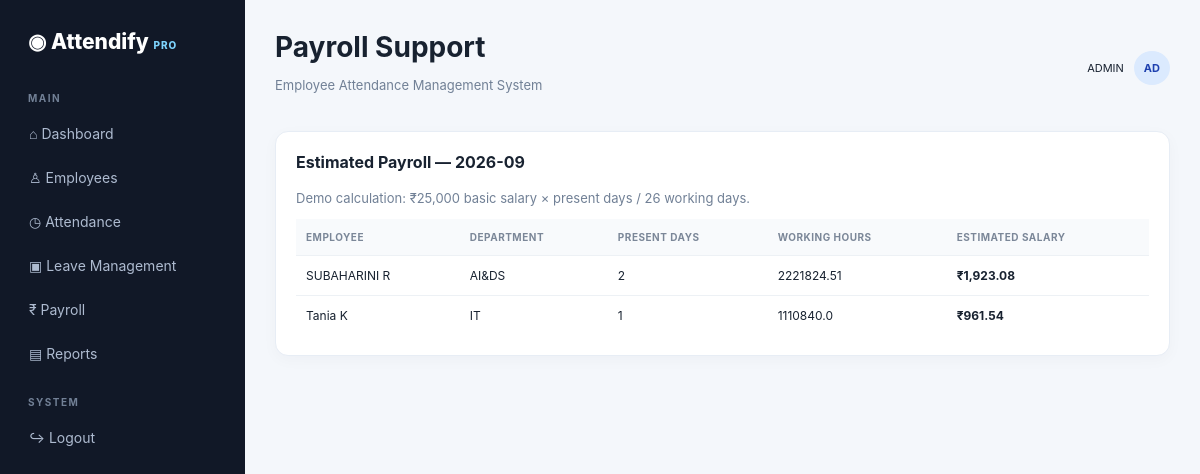
The app's page /payroll (signed in) with its own data.
### tables this page shows
CREATE TABLE employees(
        id INTEGER PRIMARY KEY AUTOINCREMENT,
        emp_id TEXT UNIQUE NOT NULL,
        name TEXT NOT NULL,
        department TEXT NOT NULL,
        designation TEXT NOT NULL,
        email TEXT,
        phone TEXT,
        joining_date TEXT
    );

### app.py (the view)
@app.route("/payroll")
def payroll():
    if not protected(): return redirect(url_for("login"))
    con=db(); emps=con.execute("SELECT * FROM employees ORDER BY name").fetchall()
    today=datetime.now().strftime("%Y-%m")
    data=[]
    for e in emps:
        present=con.execute("SELECT COUNT(*) c FROM attendance WHERE emp_id=? AND date LIKE ? AND status='Present'",(e["emp_id"],today+"%")).fetchone()["c"]
        hours=con.execute("SELECT COALESCE(SUM(hours),0) h FROM attendance WHERE emp_id=? AND date LIKE ?",(e["emp_id"],today+"%")).fetchone()["h"]
        data.append({"emp":e,"present":present,"hours":round(hours or 0,2),"salary":round(25000*(present/26),2)})
    con.close(); return render_template("payroll.html", data=data, month=today)

### app.py (called while the page is built)
def db():
    con = sqlite3.connect(DB)
    con.row_factory = sqlite3.Row
    return con

def protected():
    return "user" in session

### templates/payroll.html
{% extends "base.html" %}{% block heading %}Payroll Support{% endblock %}{% block content %}
<div class="card"><div class="card-title">Estimated Payroll — {{month}}</div><p class="muted">Demo calculation: ₹25,000 basic salary × present days / 26 working days.</p><table><tr><th>Employee</th><th>Department</th><th>Present Days</th><th>Working Hours</th><th>Estimated Salary</th></tr>{% for x in data %}<tr><td>{{x.emp.name}}</td><td>{{x.emp.department}}</td><td>{{x.present}}</td><td>{{x.hours}}</td><td><b>₹{{"{:,.2f}".format(x.salary)}}</b></td></tr>{% else %}<tr><td colspan="5" class="empty">Add employees and attendance to see payroll.</td></tr>{% endfor %}</table></div>
{% endblock %}

### static/css/style.css (style rules this page uses)
* { box-sizing:border-box }
body { margin:0;font-family:Inter,Segoe UI,Arial,sans-serif;background:#f4f7fb;color:#182230 }
.muted { color:#718096;font-size:13px }
.card { background:#fff;border:1px solid #e7edf5;border-radius:13px;padding:20px;box-shadow:0 4px 15px #1e293b08;margin-bottom:18px }
.card-title { font-weight:750;font-size:16px;margin-bottom:18px }
table { width:100%;border-collapse:collapse;font-size:12px }
th { text-align:left;color:#7b8798;font-size:10px;letter-spacing:.5px;text-transform:uppercase;background:#f8fafc }
th,td { padding:12px 10px;border-bottom:1px solid #edf1f5 }
tr:last-child td { border-bottom:0 }

### records on screen
employees: emp.name "SUBAHARINI R", emp.department "AI&DS"
employees: emp.name "Tania K", emp.department "IT"

### other values on screen
{{ x.present }} "2" "1"
{{ x.hours }} "2221824.51" "1110840.0"
{{ "{:,.2f}".format(x.salary) }} "1,923.08" "961.54"
